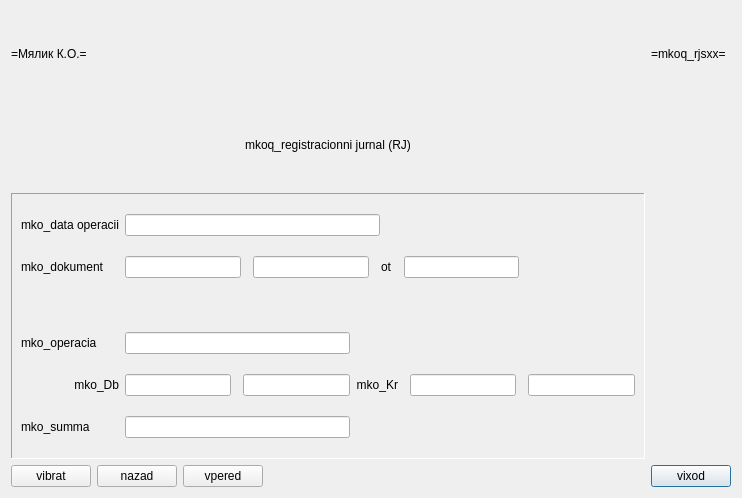
<?xml version="1.0" encoding="UTF-8"?>
<ui version="4.0">
 <class>mkoq_rjsxx</class>
 <widget class="QDialog" name="mkoq_rjsxx">
  <property name="windowModality">
   <enum>Qt::ApplicationModal</enum>
  </property>
  <property name="geometry">
   <rect>
    <x>0</x>
    <y>0</y>
    <width>742</width>
    <height>498</height>
   </rect>
  </property>
  <property name="windowTitle">
   <string>mkoq_rjsxx</string>
  </property>
  <layout class="QGridLayout" name="gridLayout">
   <item row="1" column="0">
    <widget class="QLabel" name="mkoq_rjsxx_xxtitle_l">
     <property name="text">
      <string>mkoq_registracionni jurnal (RJ)</string>
     </property>
     <property name="alignment">
      <set>Qt::AlignCenter</set>
     </property>
    </widget>
   </item>
   <item row="0" column="1">
    <widget class="QLabel" name="mkoq_rjsxx_xxprg_l">
     <property name="text">
      <string>=mkoq_rjsxx=</string>
     </property>
    </widget>
   </item>
   <item row="3" column="1">
    <widget class="QPushButton" name="mkoq_rjsxx_exit_c">
     <property name="text">
      <string>vixod</string>
     </property>
    </widget>
   </item>
   <item row="2" column="0">
    <widget class="QFrame" name="mkoq_rjsxx_b1">
     <property name="frameShape">
      <enum>QFrame::Panel</enum>
     </property>
     <property name="frameShadow">
      <enum>QFrame::Sunken</enum>
     </property>
     <property name="lineWidth">
      <number>1</number>
     </property>
     <property name="midLineWidth">
      <number>1</number>
     </property>
     <layout class="QGridLayout" name="gridLayout_2">
      <property name="topMargin">
       <number>20</number>
      </property>
      <property name="bottomMargin">
       <number>20</number>
      </property>
      <property name="verticalSpacing">
       <number>20</number>
      </property>
      <item row="5" column="2">
       <layout class="QHBoxLayout" name="horizontalLayout_2">
        <property name="spacing">
         <number>12</number>
        </property>
        <item>
         <widget class="QLabel" name="mkoq_rjsxx_kr_l">
          <property name="text">
           <string>mko_Kr</string>
          </property>
          <property name="alignment">
           <set>Qt::AlignRight|Qt::AlignTrailing|Qt::AlignVCenter</set>
          </property>
         </widget>
        </item>
        <item>
         <widget class="QLineEdit" name="mkoq_rjsxx_kr_e">
          <property name="readOnly">
           <bool>true</bool>
          </property>
         </widget>
        </item>
        <item>
         <widget class="QLineEdit" name="mkoq_rjsxx_krn_e">
          <property name="readOnly">
           <bool>true</bool>
          </property>
         </widget>
        </item>
       </layout>
      </item>
      <item row="0" column="0">
       <widget class="QLabel" name="mkoq_rjsxx_dokk_l_2">
        <property name="text">
         <string>mko_data operacii</string>
        </property>
        <property name="alignment">
         <set>Qt::AlignLeading|Qt::AlignLeft|Qt::AlignVCenter</set>
        </property>
       </widget>
      </item>
      <item row="7" column="0">
       <widget class="QLabel" name="mkoq_rjsxx_rub_l">
        <property name="text">
         <string>mko_summa</string>
        </property>
        <property name="alignment">
         <set>Qt::AlignLeading|Qt::AlignLeft|Qt::AlignVCenter</set>
        </property>
       </widget>
      </item>
      <item row="1" column="0">
       <widget class="QLabel" name="mkoq_rjsxx_dokk_l">
        <property name="text">
         <string>mko_dokument</string>
        </property>
        <property name="alignment">
         <set>Qt::AlignLeading|Qt::AlignLeft|Qt::AlignVCenter</set>
        </property>
       </widget>
      </item>
      <item row="1" column="1" colspan="2">
       <layout class="QHBoxLayout" name="horizontalLayout_7">
        <property name="spacing">
         <number>12</number>
        </property>
        <item>
         <widget class="QLineEdit" name="mkoq_rjsxx_dokk_e">
          <property name="readOnly">
           <bool>true</bool>
          </property>
         </widget>
        </item>
        <item>
         <widget class="QLineEdit" name="mkoq_rjsxx_dokn_e">
          <property name="readOnly">
           <bool>true</bool>
          </property>
         </widget>
        </item>
        <item>
         <widget class="QLabel" name="mkoq_rjsxx_dokd_l">
          <property name="text">
           <string>ot</string>
          </property>
          <property name="alignment">
           <set>Qt::AlignLeading|Qt::AlignLeft|Qt::AlignVCenter</set>
          </property>
         </widget>
        </item>
        <item>
         <widget class="QLineEdit" name="mkoq_rjsxx_dokd_e">
          <property name="readOnly">
           <bool>true</bool>
          </property>
         </widget>
        </item>
        <item>
         <spacer name="horizontalSpacer_7">
          <property name="orientation">
           <enum>Qt::Horizontal</enum>
          </property>
          <property name="sizeHint" stdset="0">
           <size>
            <width>40</width>
            <height>20</height>
           </size>
          </property>
         </spacer>
        </item>
       </layout>
      </item>
      <item row="3" column="0">
       <widget class="QLabel" name="mkoq_rjsxx_rub_l_2">
        <property name="text">
         <string/>
        </property>
        <property name="alignment">
         <set>Qt::AlignLeading|Qt::AlignLeft|Qt::AlignVCenter</set>
        </property>
       </widget>
      </item>
      <item row="4" column="1">
       <widget class="QLineEdit" name="mkoq_rjsxx_to_e">
        <property name="readOnly">
         <bool>true</bool>
        </property>
       </widget>
      </item>
      <item row="5" column="0">
       <widget class="QLabel" name="mkoq_rjsxx_db_l">
        <property name="text">
         <string>mko_Db</string>
        </property>
        <property name="alignment">
         <set>Qt::AlignRight|Qt::AlignTrailing|Qt::AlignVCenter</set>
        </property>
       </widget>
      </item>
      <item row="0" column="1" colspan="2">
       <layout class="QHBoxLayout" name="horizontalLayout_8">
        <item>
         <widget class="QLineEdit" name="mkoq_rjsxx_data_e">
          <property name="readOnly">
           <bool>true</bool>
          </property>
         </widget>
        </item>
        <item>
         <spacer name="horizontalSpacer_4">
          <property name="orientation">
           <enum>Qt::Horizontal</enum>
          </property>
          <property name="sizeHint" stdset="0">
           <size>
            <width>40</width>
            <height>20</height>
           </size>
          </property>
         </spacer>
        </item>
       </layout>
      </item>
      <item row="5" column="1">
       <layout class="QHBoxLayout" name="horizontalLayout_3">
        <property name="spacing">
         <number>12</number>
        </property>
        <item>
         <widget class="QLineEdit" name="mkoq_rjsxx_db_e">
          <property name="readOnly">
           <bool>true</bool>
          </property>
         </widget>
        </item>
        <item>
         <widget class="QLineEdit" name="mkoq_rjsxx_dbn_e">
          <property name="readOnly">
           <bool>true</bool>
          </property>
         </widget>
        </item>
       </layout>
      </item>
      <item row="7" column="1">
       <widget class="QLineEdit" name="mkoq_rjsxx_rub_e">
        <property name="readOnly">
         <bool>true</bool>
        </property>
       </widget>
      </item>
      <item row="4" column="0">
       <widget class="QLabel" name="mkoq_rjsxx_to_l">
        <property name="text">
         <string>mko_operacia</string>
        </property>
        <property name="alignment">
         <set>Qt::AlignLeading|Qt::AlignLeft|Qt::AlignVCenter</set>
        </property>
       </widget>
      </item>
     </layout>
    </widget>
   </item>
   <item row="3" column="0">
    <layout class="QHBoxLayout" name="horizontalLayout_5">
     <item>
      <widget class="QPushButton" name="mkoq_rjsxx_grid_c">
       <property name="text">
        <string>vibrat</string>
       </property>
      </widget>
     </item>
     <item>
      <widget class="QPushButton" name="mkoq_rjsxx_back_c">
       <property name="text">
        <string>nazad</string>
       </property>
      </widget>
     </item>
     <item>
      <widget class="QPushButton" name="mkoq_rjsxx_next_c">
       <property name="text">
        <string>vpered</string>
       </property>
      </widget>
     </item>
     <item>
      <spacer name="horizontalSpacer_2">
       <property name="orientation">
        <enum>Qt::Horizontal</enum>
       </property>
       <property name="sizeHint" stdset="0">
        <size>
         <width>40</width>
         <height>20</height>
        </size>
       </property>
      </spacer>
     </item>
     <item>
      <spacer name="horizontalSpacer_3">
       <property name="orientation">
        <enum>Qt::Horizontal</enum>
       </property>
       <property name="sizeHint" stdset="0">
        <size>
         <width>40</width>
         <height>20</height>
        </size>
       </property>
      </spacer>
     </item>
    </layout>
   </item>
   <item row="0" column="0">
    <layout class="QHBoxLayout" name="horizontalLayout">
     <item>
      <widget class="QLabel" name="mkoq_rjsxx_xxsma_l">
       <property name="text">
        <string>=Мялик К.О.=</string>
       </property>
      </widget>
     </item>
     <item>
      <spacer name="horizontalSpacer">
       <property name="orientation">
        <enum>Qt::Horizontal</enum>
       </property>
       <property name="sizeHint" stdset="0">
        <size>
         <width>40</width>
         <height>20</height>
        </size>
       </property>
      </spacer>
     </item>
    </layout>
   </item>
  </layout>
 </widget>
 <tabstops>
  <tabstop>mkoq_rjsxx_data_e</tabstop>
  <tabstop>mkoq_rjsxx_dokk_e</tabstop>
  <tabstop>mkoq_rjsxx_dokn_e</tabstop>
  <tabstop>mkoq_rjsxx_dokd_e</tabstop>
  <tabstop>mkoq_rjsxx_to_e</tabstop>
  <tabstop>mkoq_rjsxx_db_e</tabstop>
  <tabstop>mkoq_rjsxx_dbn_e</tabstop>
  <tabstop>mkoq_rjsxx_kr_e</tabstop>
  <tabstop>mkoq_rjsxx_krn_e</tabstop>
  <tabstop>mkoq_rjsxx_rub_e</tabstop>
  <tabstop>mkoq_rjsxx_grid_c</tabstop>
  <tabstop>mkoq_rjsxx_back_c</tabstop>
  <tabstop>mkoq_rjsxx_next_c</tabstop>
  <tabstop>mkoq_rjsxx_exit_c</tabstop>
 </tabstops>
 <resources/>
 <connections/>
</ui>
